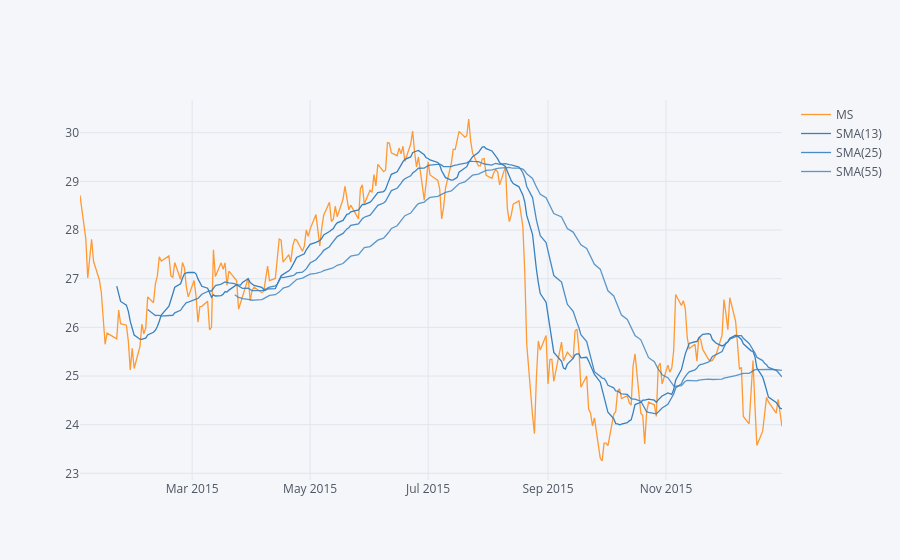

Notebook cell for this chart:
### Code cell
MS['Close'].loc['2015-01-01':'2016-01-01'].ta_plot(study='sma',period=[13,25,55])

### Figure 1 — Plotly figure (JSON) as saved in the notebook; plotly's stock layout.template omitted (floating-point values rounded to 4 significant figures; data arrays with more than 128 entries replaced by an {"elided": "..."} marker saying what was removed)
{"data": [{"line": {"color": "rgba(255, 153, 51, 1.0)", "dash": "solid", "shape": "linear", "width": 1.3}, "mode": "lines", "name": "MS", "text": "", "type": "scatter", "x": {"elided": "252 str values"}, "y": {"elided": "252 float values"}}, {"line": {"color": "rgba(55, 128, 191, 1.0)", "dash": "solid", "shape": "linear", "width": 1.3}, "mode": "lines", "name": "SMA(13)", "text": "", "type": "scatter", "x": {"elided": "252 str values"}, "y": {"elided": "252 mixed values"}}, {"line": {"color": "rgba(55, 128, 191, 0.8999999999999999)", "dash": "solid", "shape": "linear", "width": 1.3}, "mode": "lines", "name": "SMA(25)", "text": "", "type": "scatter", "x": {"elided": "252 str values"}, "y": {"elided": "252 mixed values"}}, {"line": {"color": "rgba(55, 128, 191, 0.7999999999999998)", "dash": "solid", "shape": "linear", "width": 1.3}, "mode": "lines", "name": "SMA(55)", "text": "", "type": "scatter", "x": {"elided": "252 str values"}, "y": {"elided": "252 mixed values"}}], "layout": {"legend": {"bgcolor": "#F5F6F9", "font": {"color": "#4D5663"}}, "paper_bgcolor": "#F5F6F9", "plot_bgcolor": "#F5F6F9", "title": {"font": {"color": "#4D5663"}}, "xaxis": {"gridcolor": "#E1E5ED", "showgrid": true, "tickfont": {"color": "#4D5663"}, "title": {"font": {"color": "#4D5663"}, "text": ""}, "zerolinecolor": "#E1E5ED"}, "yaxis": {"gridcolor": "#E1E5ED", "showgrid": true, "tickfont": {"color": "#4D5663"}, "title": {"font": {"color": "#4D5663"}, "text": ""}, "zerolinecolor": "#E1E5ED"}}}
